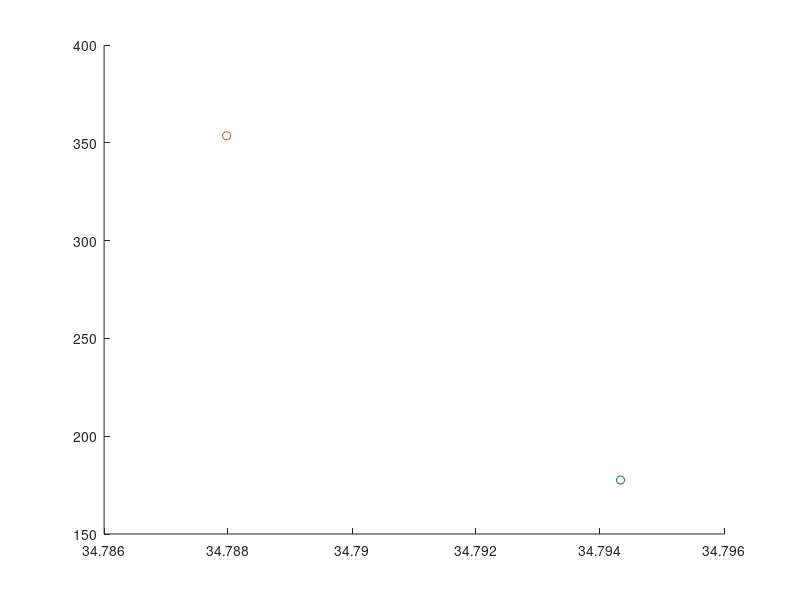

Write MATLAB code to recreate this figure.
clc
clear
close all

% Weight & Balance Estimation for Transport Aircraft

% Variable Definitions:
A = 8.77; %- Wing aspect ratio (unitless)
Ah = 5.8; %- Horizontal tailplane aspect ratio (unitless)
Av = 2*1.6; %- Vertical tailplane aspect ratio (unitless)
Afc = 3887.9244; %- Cargo hold floor area (ft^2), set to 0 initially, replace with actual value
Bw = 213.2; %- Wing span (ft), set to 0 initially, replace with actual value
Bh = 51; % - Horizontal tailplane span (ft)
D = 20.8; %- Maximum fuselage diameter (ft), set to 0 initially, replace with actual value
Fw = 14.7638; %- Fuselage width at horizontal tail intersection (ft), set to 0, replace as needed
HtHv = 0; % - Location of horizontal tailplane on vertical tail (0 for fuselage-mounted, 1 for T-tail)
Kbuf = 5.68; %- Factor for range; 1.02 for short ranges, 5.68 for very long ranges
Kdoor = 1; %- Door factor, 1.0 if no cargo door, 1.06 for one side cargo door, 1.12 for aft clamshell
Klav = 1.11; %- Lavatory factor, 1.11 for long range, 0.31 for short range, 3.9 for business jets
KLg = 1.12; % - Landing gear factor, 1.12 if fuselage mounted, 1.0 otherwise
Kmp = 1; %- Kneeling main gear factor, 1.126 for kneeling gear, 1.0 otherwise
Kng = 1.017; %- Nacelle factor, 1.017 for pylon mounted nacelle, 1.0 otherwise
Knp = 1; %- Nose gear factor, 1.15 for kneeling nose gear, 1.0 otherwise
Kr = 1; %      - Engine factor, 1.133 for reciprocating engines, 1.0 otherwise
Ktp = 1; %- Turboprop factor, 0.793 for turboprop, 1.0 otherwise
Kuht = 1; %- Factor for all-moving tail, 1.143 for all-moving, 1.0 otherwise
L = 246.063; %- Fuselage structural length (ft), to be assigned
La = 250; %       - Electrical routing distance; generators to avionics to cockpit (ft)
Lec = 800; %        - Engine controls routing distance; engine to cockpit - total if multi-engine (ft)
Lf = 264.4357; %- Total fuselage length (ft)
Lht = 106.6; %    - Length from wing aerodynamic center to horizontal tail aerodynamic center (ft)
Lm = 160; %         - Main landing gear length (inches)
Ln = 120; %         - Nose landing gear length (inches)
Lvt = 103.6; %    - Length from wing aerodynamic center to vertical tail aerodynamic center (ft)
Ky = 0.238 * Lht; % - Aircraft pitching radius of gyration, approx. 0.3*Lht (ft)
Kz = Lvt; % - Aircraft yaw radius of gyration, approx. Lvt (ft)
Nc = 12; %       - Number of crew, typically set as required by the design
Nen = 4; %     - Number of engines
Nf = 5; %     - Number of control functions, typically 4-7
Ngear = 2.85; % - Gear load ratio, typically 2.7-3 for commercial aircraft
Ngen = 5; %    - Number of generators, typically equal to Nen
Nl = 1.5 * Ngear; %    - Ultimate landing gear load factor, typically 1.5*Ngear
NLt = 17.4; %- Nacelle length (ft)
Nm = 1; % - Number of mechanical functions performed by controls, usually 0-2
Nmss = 4; %       - Number of main gear shock struts
Nmw = 16; %     - Number of main wheels
Nnw = 2; %     - Number of nose wheels
Np = 516; % - Total number of persons onboard (crew + passengers)
Nseat = 516; %- Number of seats of given type
Nt = 5; % - Total number of fuel tanks
Nw = 6.9; % - Nacelle width (ft)
Nz = 1.5*2.5; %- Ultimate load factor, typically 1.5 * limit load factor
Rkva = 50; % - Electrical system rating, usually 40-60 kVA for transports
Scs = 540; %    - Total control surface area (ft^2)
Scsw = 530; %   - Area of wing-mounted control surfaces (ft^2)
Se = 100; %    - Elevator area (ft^2)
Sf = 37027; %- Fuselage wetted area (ft^2)
Sht = 1039.8; %     - Horizontal tailplane area (ft^2)
Sn = 650; %     - Nacelle wetted area (ft^2)
Sw = 5188.2; %- Reference wing area (ft^2)
Svt = 433.6; %      - Vertical tailplane area (ft^2)
tc_root = 0.14; %- Wing root thickness-to-chord ratio
tc_rootv = 0.12; %- Vertical tailplane root thickness-to-chord ratio
Vi = 59438.7; %- Integral fuel tank volume (gal)
Vp = 0; % - Self-sealing tank volume (gal)
Vpr = 150000; %     - Volume of pressurized sections (ft^3)
Vs = 231.6; %- Landing stall speed (ft/s)
Vt = Vi +Vp; %- Total volume of fuel tanks (gal)
WAPU = 500; %- Uninstalled APU weight (lb)
Wc = 0; % - Maximum cargo weight (lb)
Wdg = 779200; % - Design gross weight (lb)
Wen = 13552; %- Engine weight (lb)
Wenc = 19841.6; %- Weight of engine and contents (lb)
Wl = Wdg * 0.85; %- Landing design gross weight (lb)
Wseat = 13; %- Weight of single seat (lb)
Wuav = 1100; % - Uninstalled avionics weight, typically 800-1400 lb
lambda = 0.25; %- Wing taper ratio
Lambda = 0.464; %- Wing quarter chord sweep angle (radians)
Lambda_ht = 0.26; %- Horizontal tailplane quarter chord sweep (radians)
Lambda_vt = 0.26; %- Vertical tailplane quarter chord sweep (radians)
g = 32.18504;
Iy = Wdg * Ky ^ 2 / g; %- Pitching moment of inertia (lb*ft^2), approximated as Wo*Ky^2/g
Kws = 0.75 * ((1 + 2 * lambda) / (1 + lambda)) * Bw * tan(Lambda) / L; % - Wing sweep factor, calculated as 0.75 * [(1 + 2*lambda)/(1 + lambda)] * Bw * tan(Lambda) / L

% % Default values for unspecified variables (set to zero, modify as needed):
% A = 0; % Wing aspect ratio
% Ah = 0; % Horizontal tailplane aspect ratio
% Av = 0; % Vertical tailplane aspect ratio
% Bw = 0; % Wing span in ft
% D = 0; % Fuselage diameter in ft
% % ... Continue initializing all variables used in equations as above

% Begin Calculations
% 1. Aircraft Wing Weight
% Wdg = 0; % Design gross weight, replace with actual value
% Nz = 0; % Ultimate load factor, typically 1.5 * limit load factor
% Sw = 0; % Reference wing area, replace with actual value
% A = 0; % Aspect ratio of the wing
% lambda = 0; % Wing taper ratio
% Scsw = 0; % Area of wing-mounted control surfaces
% Lambda = 0; % Wing quarter chord sweep (radians)
% tc_root = 0; % Wing root thickness-to-chord ratio


% Equation for Wing Weight (Ww)
CGw = 35; % Wing CG location (m)
Zw = -1.83;
Ww = 1.05 * (0.78 * 0.0051 * (Wdg * Nz) ^ 0.557 * Sw ^ 0.649 * A ^ 0.5 * (1 + lambda) ^ 0.1 * ...
    Scsw ^ 0.1 )/ (cos(Lambda) * (tc_root) ^ 0.4); % Wing Weight
% Comment: Replace variables with actual values as needed.

% engine weight
CGeng = CGw - 0.7;
Zeng = -4.5;
W_engines = Nen * Wen;

% 2. Horizontal Tailplane Weight (Wht)
% Kuht = 1; % Factor for all-moving tail, typically 1.143 for all-moving, 1.0 otherwise
% Sht = 0; % Horizontal tailplane area in ft^2
% Ky = 0; % Aspect ratio of the horizontal tail
% Fw = 0; % Fuselage width at horizontal tail intersection
% Bh = 0; % Horizontal tailplane span in ft
% Lht = 0; % Length from wing aerodynamic center to horizontal tail aerodynamic center
% Lambda_ht = 0; % Horizontal tail quarter-chord sweep (radians)
CGht = 72.1;
Zht = 1.55;
Wht = 1.05 * 0.75 * 0.0379 * Kuht * Wdg ^ 0.639 * Nz ^ 0.1 * Sht ^ 0.75 * Ky ^ 0.704 * ...
    Ah ^ 0.166 * (1 + Se / Sht) ^ 0.1 / ((1 + Fw / Bh) ^ 0.25 * Lht * cos(Lambda_ht));
% Comment: Replace with actual values for Wht calculation.

% 3. Vertical Tailplane Weight (Wvt)
% HtHv = 0; % Location factor, 0.0 for fuselage mounted, 1.0 for T-tail
% Svt = 0; % Vertical tailplane area in ft^2
% Av = 0; % Vertical tailplane aspect ratio
% Lvt = 0; % Length from wing aerodynamic center to vertical tail aerodynamic center
% Lambda_vt = 0; % Vertical tail quarter-chord sweep (radians)
% tc_rootv = 0; % Vertical tail root thickness-to-chord ratio
CGvt = 71.1;
Zvt = 4.64;
Wvt = 1.05 * 0.75 * 0.0026 * (1 + HtHv) ^ 0.225 * Wdg ^ 0.556 * Nz ^ 0.536 * Svt ^ 0.5 * ...
    Kz ^ 0.875 * Av ^ 0.35 / (Lvt ^ 0.5 * cos(Lambda_vt) * (tc_rootv) ^ 0.5);
% Comment: Replace variables for accurate vertical tail weight estimation.

% Continue defining
% Continue defining remaining equations based on the document

% 4. Fuselage Weight (Wfus)
% Sf = 0; % Fuselage wetted area (ft^2)
% L_D = 0; % Lift-to-drag ratio, typically 10-20 for transport aircraft
CGfus = L * 0.435 / 3.281;
Zfus = 0;
Wfus = 1.05 * 0.85 * 0.3280 * Kdoor * KLg * (Wdg * Nz) ^ 0.5 * L ^ 0.25 * Sf ^ 0.302 * ...
    (1 + Kws) ^ 0.04 * (L/D) ^ 0.1;
% Comment: Replace variables with actual values for fuselage weight.

% 5. Main Landing Gear Weight (Wmlg)
% Lm = 0; % Main landing gear length (inches)
% Nmss = 0; % Number of main gear shock struts
% Nmw = 0; % Number of main wheels
% Vs = 0; % Landing stall speed (ft/s)
CGmlg = 43;
Zmlg = -6.33;
Wmlg = 1.05 * 0.88 * 0.0106 * Kmp * Wl ^ 0.888 * Nl ^ 0.25 * Lm ^ 0.4 *Nmw^0.321 * Vs ^ 0.1 / (Nmss ^ 0.5);
% Comment: Replace values for main landing gear weight.

% 6. Nose Landing Gear Weight (Wnlg)
% Ln = 0; % Nose landing gear length (inches)
% Nnw = 0; % Number of nose wheels
CGnlg = 7;
Znlg = -6.33;
Wnlg = 1.05 * 0.88 * 0.032 * Knp * Wl ^ 0.646 * Nl ^ 0.2 * Ln ^ 0.5 * Nnw ^ 0.45;
% Comment: Replace variables with actual values for nose landing gear weight.

% 7. Nacelle Weight (Winl)
% NLt = 0; % Nacelle length (ft)
% Nw = 0; % Nacelle width (ft)
% Wenc = 0; % Weight of engine and contents (lb)
% Sn = 0; % Nacelle wetted area (ft^2)
CGinl = CGw - 1.4;
Zinl = Zeng;
Winl = 1.05 * 0.85 * 0.6724 * Kng * NLt ^ 0.1 * Nw ^ 0.294 * Nz ^ 0.119 * Wenc ^ 0.611 *Nen^0.984* Sn ^ 0.224;
% Comment: Replace values for nacelle weight.

% 8. Engine Controls Weight (Wec)
% Lec = 0; % Engine control routing distance (ft)
CGec = CGeng;
Zec = Zeng;
Wec = 5 * Nen + 0.8 * Lec;
% Comment: Weight of engine controls; set Nen and Lec as needed.

% 9. Engine Starter Weight (Wes)
% Wen = 0; % Engine weight (lb)
CGes = CGeng;
Zes = Zeng;
Wes = 49.19 * (Nen * Wen / 1000) ^ 0.541;
% Comment: Engine starter weight; specify engine weight and number of engines.

% 10. Fuel System Weight (Wfs)
% Vt = 0; % Total volume of fuel tanks (gal)
% Nt = 0; % Number of fuel tanks
% Vp = 0; % Self-sealing tank volume (gal)
% Vi = 0; % Integral fuel tank volume (gal)
CGfs = CGeng + 0.1;
Zfs = -2.01;
Wfs = 2.405 * Vt ^ 0.606 * Nt ^ 0.5 * (1 + Vp / Vt) / (1 + Vi / Vt);
% Comment: Fuel system weight; define fuel volumes and tank counts.

% 11. Flight Controls Weight (Wfc)
% Scs = 0; % Total control surface area (ft^2)
% Iy = 0; % Pitching moment of inertia (lb*ft^2), usually ≈ Wdg * Ky^2 / g
% Nm = 0; % Number of mechanical functions performed by controls
CGfc = 50;
Zfc = -1;
Wfc = 145.9 * Nf ^ 0.554 * Scs ^ 0.2 * (Iy * 1e-6) ^ 0.07 / (1 + Nm / Nf);
% Comment: Flight controls weight; specify control surface area and inertia.

% 12. Installed APU Weight (WAPUinst)
% WAPU = 0; % Uninstalled APU weight (lb)
CGapu = 75;
Zapu = 1.34;
WAPUinst = 2.2 * WAPU;
% Comment: Installed APU weight; specify WAPU.

% 13. Instruments Weight (Winstr)
% Kr = 1; % Engine type factor, 1.133 for reciprocating engines, 1.0 otherwise
% Ktp = 1; % Turboprop factor, 0.793 for turboprop, 1.0 otherwise
CGinstr = 4;
Zinstr = 0;
Winstr = 4.509 * Kr * Ktp * Nc ^ 0.541 * Nen * (Lf + Bw) ^ 0.5;
% Comment: Instrument weight; define factors, number of crew, and dimensions.

% 14. Hydraulic System Weight (Whydr)
CGhydr = 50;
Zhydr = -1;
Whydr = 0.2673 * Nf * (Lf + Bw) ^ 0.937;
% Comment: Hydraulic system weight; replace Nf, Lf, Bw as needed.

% 15. Electrical System Weight (Wel)
% Rkva = 0; % System electrical rating (kVA)
CGel = 45;
Zel = -1;
Wel = 7.291 * Rkva ^ 0.782 * La ^ 0.346 * Ngen ^ 0.1;
% Comment: Electrical system weight; set electrical rating and routing distance.

% 16. Avionics Weight (Wav)
% Wuav = 0; % Uninstalled avionics weight, typically 800-1400 lb
CGav = 5;
Zav = 0;
Wav = 1.73 * Wuav ^ 0.983;
% Comment: Avionics weight; specify Wuav.

% 17. Furnishings Weight (Wfurn)
% Nseat = 0; % Number of seats
% Wseat = 0; % Weight of single seat, e.g., 60 lb for flight deck, 32 lb for passenger
% Klav = 0; % Lavatory factor
% Kbuf = 0; % Buffer factor for furnishings
CGfurn = CGfus;
Zfurn = 1;
Wfurn = 0.0577 * Nc ^ 0.1 * Wc ^ 0.393 * Sf ^ 0.75 + Nseat * Wseat + Klav * Np ^ 1.33 + Kbuf * Np ^ 1.12;
% Comment: Furnishings weight; define seating and comfort parameters.

% 18. Air-Conditioning Weight (Wac)
% Vpr = 0; % Volume of pressurized sections (ft^3)
CGac = CGfus;
Zac = 2.5;
Wac = 62.36 * Np ^ 0.25 * (Vpr * 1e-3) ^ 0.604 * Wuav ^ 0.1;
% Comment: Air-conditioning weight; specify volumes and number of persons.

% 19. Anti-Icing System Weight (Wai)
CGai = CGw - 1;
Zai = Zw;
Wai = 0.002 * Wdg;
% Comment: Anti-icing system weight; set Wdg.

% 20. Handling Gear Weight (Whg)
CGwhg = 0;
Whg_civilian = 0; % Civilian handling gear weight
% Afc = 0; % Cargo hold floor area (ft^2)
CGmil = 35;
Whg_military = 0; % Military handling gear weight

% add thrust reverser effects
W_engines = W_engines + 0.3 * Winl;

% Final output
% Display calculated weights for verification:
disp(['Wing Weight (Ww): ', num2str(Ww*0.453592)]);
disp(['Horizontal Tailplane Weight (Wht): ', num2str(Wht*0.453592)]);
disp(['Vertical Tailplane Weight (Wvt): ', num2str(Wvt*0.453592)]);
disp(['Fuselage Weight (Wfus): ', num2str(Wfus*0.453592)]);
disp(['Main Landing Gear Weight (Wmlg): ', num2str(Wmlg*0.453592)]);
disp(['Nose Landing Gear Weight (Wnlg): ', num2str(Wnlg*0.453592)]);
disp(['Nacelle Weight (Winl): ', num2str(Winl*0.453592)]);
disp(['Engine Controls Weight (Wec): ', num2str(Wec*0.453592)]);
disp(['Engine Starter Weight (Wes): ', num2str(Wes*0.453592)]);
disp(['Fuel System Weight (Wfs): ', num2str(Wfs*0.453592)]);
disp(['Flight Controls Weight (Wfc): ', num2str(Wfc*0.453592)]);
disp(['Installed APU Weight (WAPUinst): ', num2str(WAPUinst*0.453592)]);
disp(['Instruments Weight (Winstr): ', num2str(Winstr*0.453592)]);
disp(['Hydraulic System Weight (Whydr): ', num2str(Whydr*0.453592)]);
disp(['Electrical System Weight (Wel): ', num2str(Wel*0.453592)]);
disp(['Avionics Weight (Wav): ', num2str(Wav*0.453592)]);
disp(['Furnishings Weight (Wfurn): ', num2str(Wfurn*0.453592)]);
disp(['Air-Conditioning Weight (Wac): ', num2str(Wac*0.453592)]);
disp(['Anti-Icing System Weight (Wai): ', num2str(Wai*0.453592)]);
disp(['Civilian Handling Gear Weight (Whg_civilian): ', num2str(Whg_civilian*0.453592)]);
disp(['Military Handling Gear Weight (Whg_military): ', num2str(Whg_military*0.453592)]);
disp(['Engine Weight (W_engines): ', num2str(W_engines*0.453592)]);

% get total weight
Wtotal = Ww + Wht + Wvt + Wfus + Wmlg + Wnlg + Winl + Wec + Wes + Wfs + ...
    Wfc + WAPUinst + Winstr + Whydr + Wel + Wav + Wfurn + Wac + Wai + ...
    Whg_civilian + Whg_military + W_engines;

Wtotal_tons = Wtotal / 2204;
disp(Wtotal_tons)

disp(['Total Weight (empty): ', num2str(Wtotal_tons), ' tons']);

% get cg
CGtotal = (Ww * CGw + Wht * CGht + Wvt * CGvt + Wfus * CGfus + Wmlg * CGmlg + ...
    Wnlg * CGnlg + Winl * CGinl + Wec * CGec + Wes * CGes + Wfs * CGfs + ...
    Wfc * CGfc + WAPUinst * CGapu + Winstr * CGinstr + Whydr * CGhydr + ...
    Wel * CGel + Wav * CGav + Wfurn * CGfurn + Wac * CGac + Wai * CGai + ...
    Whg_civilian * CGwhg + Whg_military * CGmil + W_engines * CGeng) / Wtotal;

disp(['Total x_cg (empty): ', num2str(CGtotal), ' m']);

% get z center of gravity

ZCGtotal = (Ww * Zw + Wht * Zht + Wvt * Zvt + Wfus * Zfus + Wmlg * Zmlg + ...
    Wnlg * Znlg + Winl * Zinl + Wec * Zec + Wes * Zes + Wfs * Zfs + ...
    Wfc * Zfc + WAPUinst * Zapu + Winstr * Zinstr + Whydr * Zhydr + ...
    Wel * Zel + Wav * Zav + Wfurn * Zfurn + Wac * Zac + Wai * Zai) / Wtotal;

disp(['Total z_cg (empty): ', num2str(ZCGtotal), ' m']);

% add fuel, pax, luggage
Wfuel = 176; % tons
Wpax = 38.7; % tons
Wluggage = 9.42; % tons

Wtotal_full = Wtotal_tons + Wfuel + Wpax + Wluggage;
disp(['Total Weight (full): ', num2str(Wtotal_full), ' tons']);


% get cg
CGfuel = CGfs; % m
CGpax = CGfus; % m
CGluggage = CGfus; % m
Zfuel = Zfs;
Zpax = 0.5;
Zluggage = -0.5;


%==================== FUEL TANK DISTRIBUTION ==============================
CG_iwtank = CGw - 39.6 + 36.553; % inner wing tank xcg (m)
CG_ftank = CGw - 39.6 + 33.39 + 5; % fuselage tank xcg (m)
CG_owtank = CGw - 39.6 + 42.01; % outer wing tank xcg (m)
CG_trimtank = 73; % trim tank xcg (m)

W_iwtank = 55.5; % inner wing tank fuel mass (tons)
W_ftank = 44.2; % fuselage tank fuel mass (tons)
W_owtank = 76.4; % outer wing tank fuel mass (tons)
W_trimtank = 0; % trim tank fuel mass (tons)

CG_fore = (CG_iwtank * W_iwtank + CG_ftank * W_ftank) / (W_iwtank + W_ftank);
W_fore = (W_iwtank + W_ftank);

CGfuel = (CG_iwtank * W_iwtank + CG_ftank * W_ftank + CG_owtank *...
    W_owtank + CG_trimtank * W_trimtank) / (W_iwtank + W_ftank...
    + W_owtank + W_trimtank);

CG_fuelled_front = (Wtotal_tons * CGtotal + W_fore * CG_fore + Wpax...
    * CGpax + Wluggage * CGluggage) / (Wtotal_tons + W_fore + Wpax + Wluggage);

CG_fuelled_aft = (Wtotal_tons * CGtotal + W_owtank * CG_owtank + Wpax...
    * CGpax + Wluggage * CGluggage) / (Wtotal_tons + W_owtank + Wpax + Wluggage);

CGtotal_full = (Wtotal_tons * CGtotal + (Wfuel+W_trimtank) * CGfuel + Wpax * CGpax...
    + Wluggage * CGluggage) / (Wtotal_full + W_trimtank);
disp(['Total CG (full): ', num2str(CGtotal_full), ' m']);

CGempty_trimtank = (Wtotal_tons * CGtotal + W_trimtank * CG_ftank)...
    / (Wtotal_tons + W_trimtank);

zCGtotal_full = (Wtotal_tons * ZCGtotal + Wfuel * Zfuel + Wpax * Zpax...
    + Wluggage * Zluggage) / (Wtotal_full + W_trimtank);
disp(['Total z_cg (full): ', num2str(zCGtotal_full), ' m']);

%plotting the CG envelope

W_cruise_start= Wtotal_tons + 0.97*0.985*Wfuel + Wpax + Wluggage;
CG_cruise_start= (Wtotal_tons * CGtotal + 0.97*0.985*Wfuel * CGfuel + Wpax...
    * CGpax + Wluggage * CGluggage) / W_cruise_start;
disp(['Total CG (cruise start): ', num2str(CG_cruise_start), ' m']);

W_cruise_end= Wtotal_tons + 0.97*0.985*0.6225*Wfuel + Wpax + Wluggage;
CG_cruise_end= (Wtotal_tons * CGtotal + 0.97*0.985*0.6225*Wfuel * CGfuel...
    + Wpax * CGpax + Wluggage * CGluggage) / W_cruise_end;
disp(['Total CG (cruise end): ', num2str(CG_cruise_end), ' m']);
 
Wtotal_nofuel= Wtotal_tons + Wpax + Wluggage;
disp(['Total Weight (no fuel): ', num2str(Wtotal_nofuel), ' tons']);
CGtotal_nofuel = (Wtotal_tons * CGtotal + Wpax * CGpax + Wluggage * CGluggage) / Wtotal_nofuel;
disp(['Total CG (no fuel): ', num2str(CGtotal_nofuel), ' m']);

% figure
% plot(W_trimtank, abs(CGfuel-CGtotal_nofuel), LineWidth=2)
% xlabel('trim tank mass (Kg)')
% ylabel('difference between cg with no fuel and cg full')

figure
hold on
scatter(CGtotal_nofuel, Wtotal_nofuel, 'red')
scatter(CGtotal_full, Wtotal_full, 'magenta')


% get Iyy using sum(Iyy) = sum(m * (x - x_cg)^2)
Iyy = Ww * (CGw - CGtotal)^2 + Wht * (CGht - CGtotal)^2 + Wvt * (CGvt - CGtotal)^2 + ...
    Wfus * (CGfus - CGtotal)^2 + Wmlg * (CGmlg - CGtotal)^2 + Wnlg * (CGnlg - CGtotal)^2 + ...
    Winl * (CGinl - CGtotal)^2 + Wec * (CGec - CGtotal)^2 + Wes * (CGes - CGtotal)^2 + ...
    Wfs * (CGfs - CGtotal)^2 + Wfc * (CGfc - CGtotal)^2 + WAPUinst * (CGapu - CGtotal)^2 + ...
    Winstr * (CGinstr - CGtotal)^2 + Whydr * (CGhydr - CGtotal)^2 + Wel * (CGel - CGtotal)^2 + ...
    Wav * (CGav - CGtotal)^2 + Wfurn * (CGfurn - CGtotal)^2 + Wac * (CGac - CGtotal)^2 + ...
    Wai * (CGai - CGtotal)^2 + Whg_civilian * (CGwhg - CGtotal)^2 + Whg_military * (CGmil - CGtotal)^2 + ...
    W_engines * (CGeng - CGtotal)^2 + Wfuel * (CGfuel - CGtotal_full)^2 + ...
    Wpax * (CGpax - CGtotal_full)^2 + Wluggage * (CGluggage - CGtotal_full)^2;

% convert from lb*m^2 to kg*m^2
Iyy = Iyy * 0.453592;

disp(['Iyy: ', num2str(Iyy), ' kg*m^2']);
